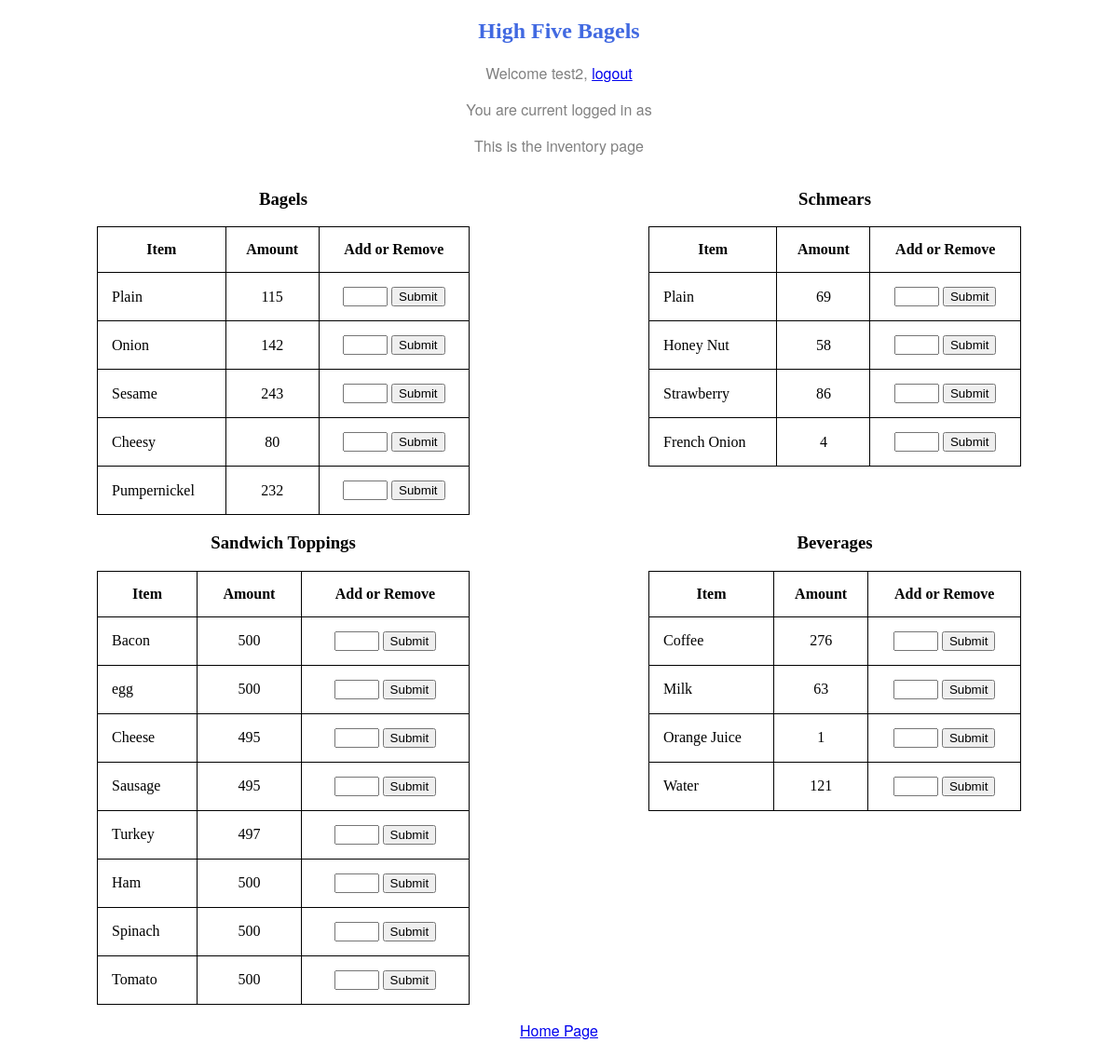
/home/inventory/ (signed in), run on an earlier commit of the app's database.
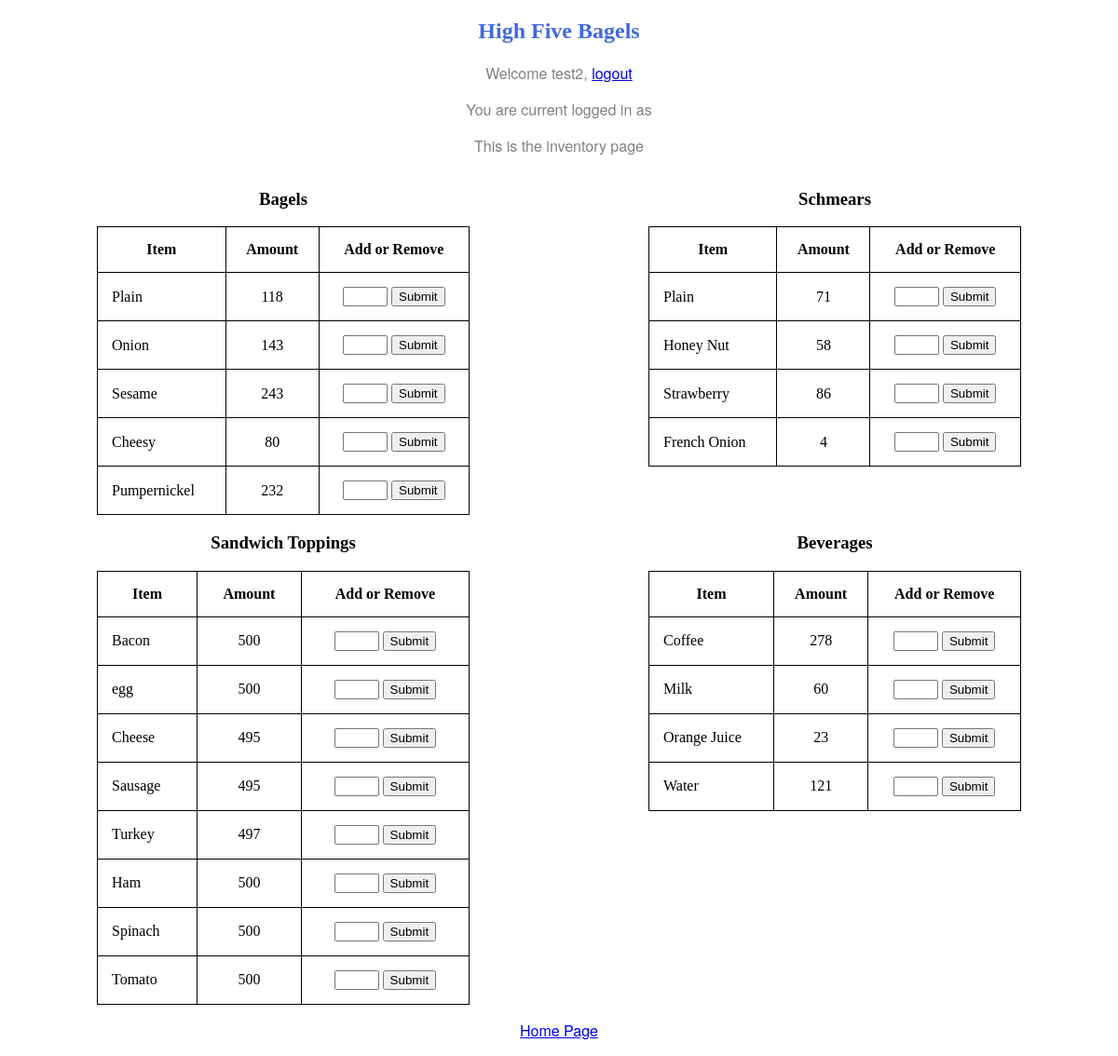
And on a later commit of the database.
### home/models.py (models this page shows, shortened)
class foodItem(models.Model):
    type = models.CharField(max_length=200)
    sub_type = models.CharField(max_length=200)
    inv_count = models.IntegerField()
    price = models.DecimalField(decimal_places=2,max_digits=10)
    item_id = models.IntegerField(default=random.randint(1000, 140000))

class Ingredients(models.Model):
    type = models.CharField(max_length=200)
    price = models.DecimalField(decimal_places=2, max_digits=10)
    inv_count = models.IntegerField(default=0)

### home/views.py (the view, shortened to what this page needs)
# urls.py: path('inventory/', views.inventory, name='inventory'),
def inventory(request):
    bagel_list = foodItem.objects.exclude(
        type__in = ['Sandwich', 'Shmear', 'Drink'],
    )
    shmear_list = foodItem.objects.exclude(
        type__in = ['Sandwich', 'Drink', 'Bagel'],
    )
    drink_list = foodItem.objects.exclude(
        type__in = ['Sandwich', 'Bagel', 'Shmear'],
    )
    ing_list = Ingredients.objects.all()
    context = {
        'user': request.user,
        'bagel_list' : bagel_list,
        'shmear_list' : shmear_list,
        'drink_list' : drink_list,
        'ing_list' : ing_list,
    }
    return render(request, 'home/inventory.html', context)

### home/templates/home/inventory.html (shortened to what this page needs)
{% load static %}
<!DOCTYPE html>
<html lang="en">
	<head>
		<link href="{% static 'home/style.css' %}" rel="stylesheet">
	</head>
	<body>
		<h2>High Five Bagels</h2>
		{% if user.is_authenticated %}
		<p>Welcome {{ user.username }}, <a href='/accounts/logout/?next=/'>logout</a></p>
		<p>You are current logged in as {{ group }}</p>
		<p>This is the inventory page</p>
		<div class="row">
			<div class="column">
				<h3>Bagels</h3>
                <table class="center">
                    <thead>
						<tr>
							<th>Item</th>
							<th>Amount</th>
                            <th>Add or Remove</th>
						</tr>
					</thead>
                    <tbody>
                        {% for food_item in bagel_list %}
                        <tr>
                            <td class="left">{{ food_item.sub_type }}</td>
                            <td>{{ food_item.inv_count }}</td>
                            <td>
                                <form method="post">
                                    <input style="width:40px" type="number" name="amount" value="amount" required="Please add an amount" />
                                    <button type="submit">Submit</button>
                                </form>
                            </td>
                        </tr>
                        {% endfor %}
                    </tbody>
                </table>
			</div>
			<div class="column">
				<h3>Schmears</h3>
                <table class="center">
                    <thead>
						<tr>
							<th>Item</th>
							<th>Amount</th>
                            <th>Add or Remove</th>
						</tr>
					</thead>
                    <tbody>
                        {% for food_item in shmear_list %}
                        <tr>
                            <td class="left">{{ food_item.sub_type }}</td>
                            <td>{{ food_item.inv_count }}</td>
                            <td>
                                <form method="post">
                                    <input style="width:40px" type="number" name="amount" value="amount" required="Please add an amount" />
                                    <button type="submit">Submit</button>
                                </form>
                            </td>
                        </tr>
                        {% endfor %}
                    </tbody>
                </table>
			</div>
		</div>
		<div class="row">
			<div class="column">
                <h3>Sandwich Toppings</h3>
                <table class="center">
                    <thead>
						<tr>
							<th>Item</th>
							<th>Amount</th>
                            <th>Add or Remove</th>
						</tr>
					</thead>
                    <tbody>
                        {% for ing_item in ing_list %}
                        <tr>
                            <td class="left">{{ ing_item.type }}</td>
                            <td>{{ ing_item.inv_count }}</td>
                            <td>
                                <form method="post">
                                    <input style="width:40px" type="number" name="amount" value="amount" required="Please add an amount" />
                                    <button type="submit">Submit</button>
                                </form>
                            </td>
                        </tr>
                        {% endfor %}
                    </tbody>
                </table>
			</div>
			<div class="column">
				<h3>Beverages</h3>
                <table class="center">
                    <thead>
						<tr>
							<th>Item</th>
							<th>Amount</th>
                            <th>Add or Remove</th>
						</tr>
					</thead>
                    <tbody>
                        {% for food_item in drink_list %}
                        <tr>
                            <td class="left">{{ food_item.sub_type }}</td>
                            <td>{{ food_item.inv_count }}</td>
                            <td>
                                <form method="post">
                                    <input style="width:40px" type="number" name="amount" value="amount" required="Please add an amount" />
                                    <button type="submit">Submit</button>
                                </form>
                            </td>
                        </tr>
                        {% endfor %}
                    </tbody>
                </table>
			</div>
		</div>
		<p><a href="/">Home Page</a></p>
		{% else %}
		<p>You are not currently logged in, <a href="/accounts/login/">login here.</a>
		{% endif %}
	</body>
</html>

### home/static/home/style.css (style rules this page uses)
a { text-align: center; }
input { text-align: center; }
h2 { text-align: center; color: RoyalBlue; }
p { text-align: center; font-family: 'helvetica neue', helvetica, sans-serif; color: grey; }
.center { text-align: center; }
div { text-align: center; }
table.center { margin-left: auto; margin-right: auto; }
table, th, td { border: 1px solid black; border-collapse: collapse; }
th, td { padding: 15px; }
.column { float: left; width: 50%; }
.row:after { content: ""; display: table; clear: both; }
.left { text-align: left; }
table { width: 400px; }

What changed in the data, as far as the page shows it:
changed foodItem (number 1 of 13 on the later page): inv_count "115" → "118"
changed foodItem "Onion": inv_count "142" → "143"
changed foodItem (number 6 of 13 on the later page): inv_count "69" → "71"
changed foodItem "Coffee": inv_count "276" → "278"
changed foodItem "Milk": inv_count "63" → "60"
changed foodItem "Orange Juice": inv_count "1" → "23"
